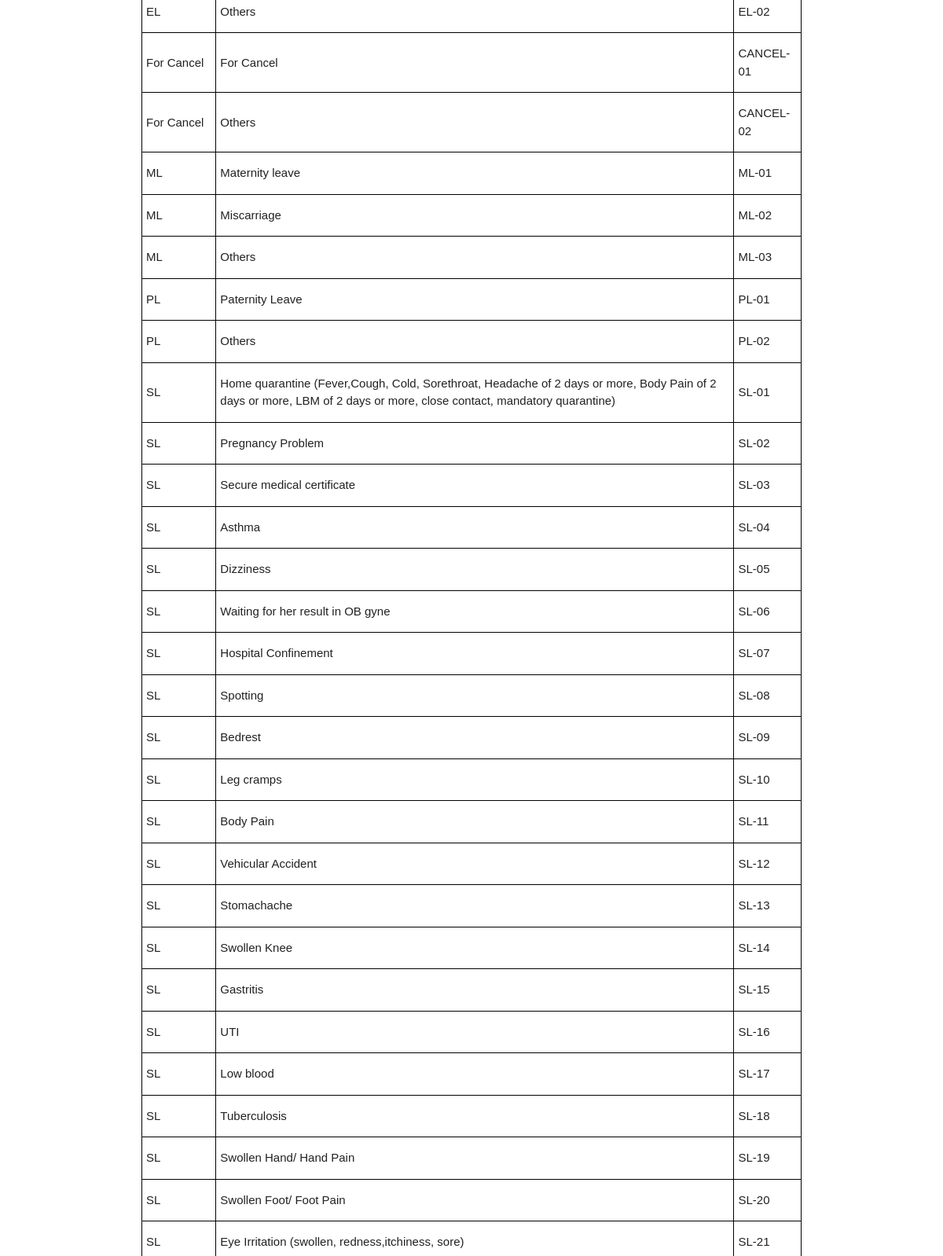
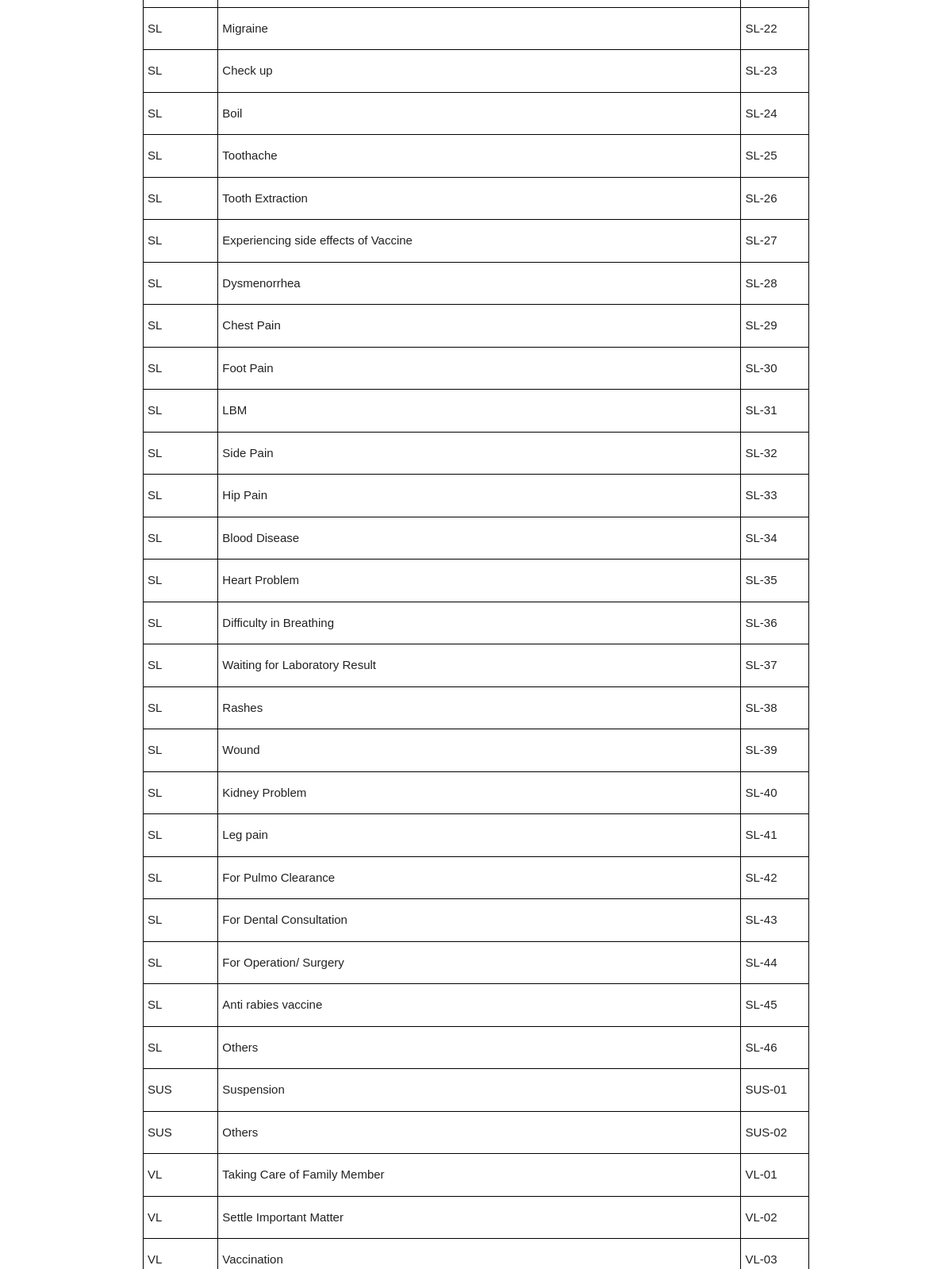
Before: /page/reason_code_ref.php (signed in, middle part) with the older database file (2 pictures, top to bottom).
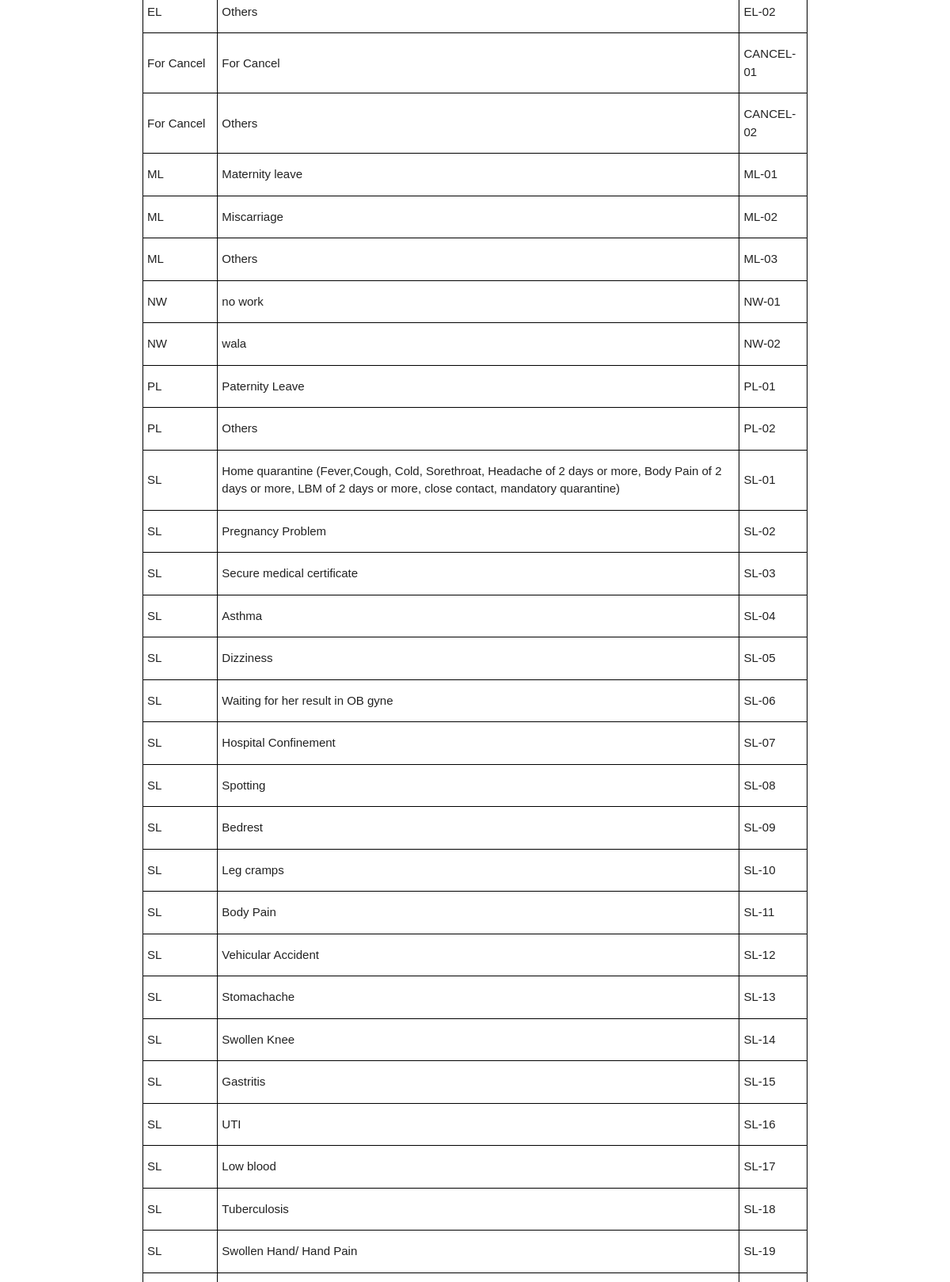
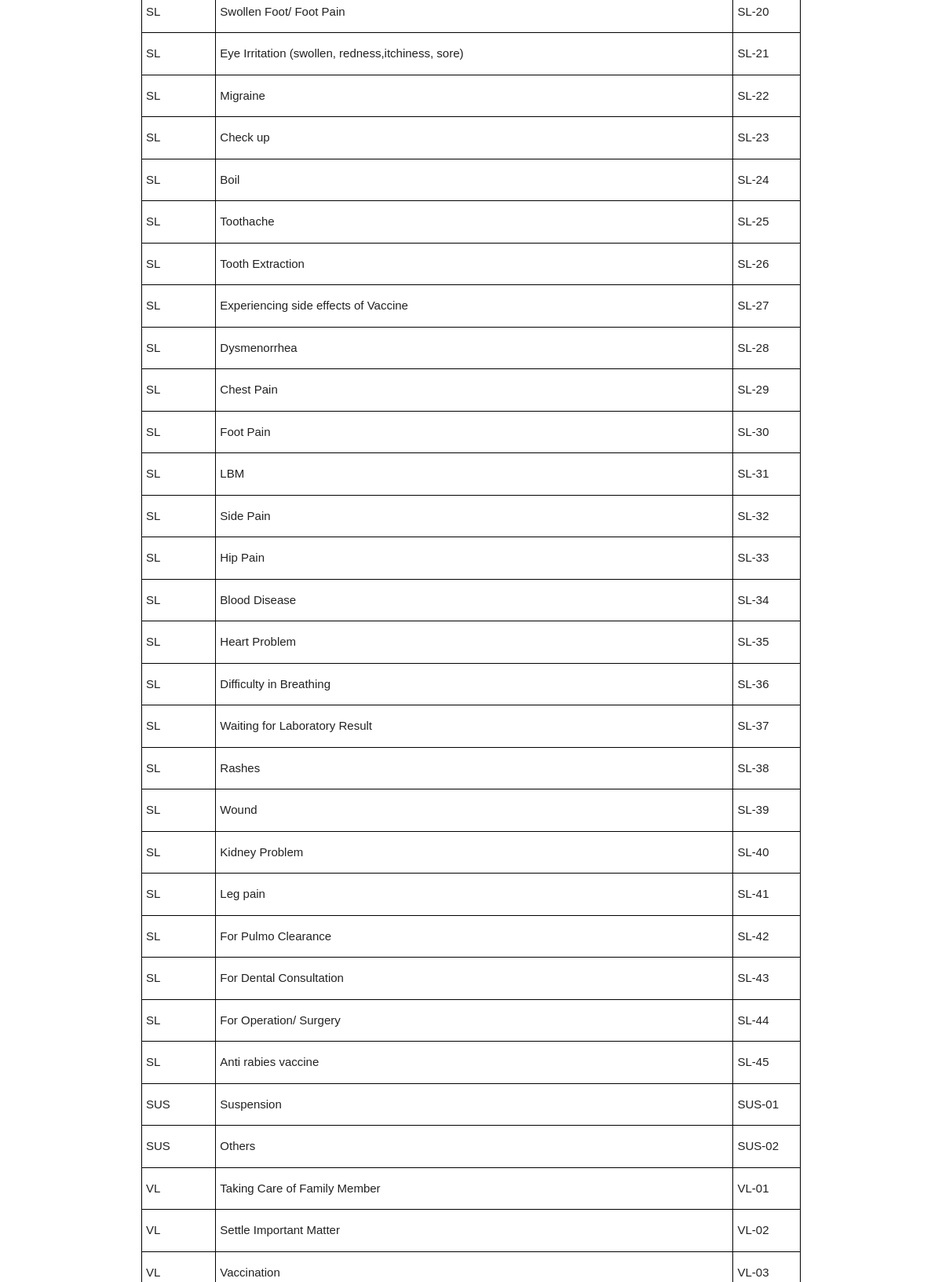
After: the same page with the newer database file (2 pictures, top to bottom).
### tables this page shows
CREATE TABLE `aris_absent_reason` (
  `id` int(14) NOT NULL,
  `reason_categ` varchar(200) DEFAULT NULL,
  `reason2` varchar(500) DEFAULT NULL,
  `code` varchar(100) NOT NULL
);

### page/reason_code_ref.php (the view, shortened to what this page needs)
<!DOCTYPE html>
<html lang="en">
<head>
    <link rel="stylesheet" href="../node_modules/materialize-css/dist/css/materialize.min.css">
</head>
<body>
    <table border="1" class="container" id="reference">
    <tbody id="reason_code_data">
    <?php
    require '../function/session.php';
    $sql = "SELECT *FROM aris_absent_reason ORDER BY reason_categ ASC";
    $stmt = $conn->prepare($sql);
    $stmt->execute();
    foreach($stmt->fetchALL() as $x){
        echo '<tr>';
        echo '<td>'.$x['reason_categ'].'</td>';
        echo '<td>'.$x['reason2'].'</td>';
        echo '<td>'.$x['code'].'</td>';
        echo '</tr>';
    }
    ?>
    </tbody>
    </table>
</body>
</html>

### page/reason_code_ref.php (style rules this page uses)
table, thead , td ,tr, th { border: 1px solid black; border-collapse:collapse; }
body { font-family: arial; }

Changed rows visible on the page:
removed aris_absent_reason: reason_categ "SL", reason2 "Others", code "SL-46"
added aris_absent_reason: reason_categ "NW", reason2 "no work", code "NW-01"
added aris_absent_reason: reason_categ "NW", reason2 "wala", code "NW-02"
